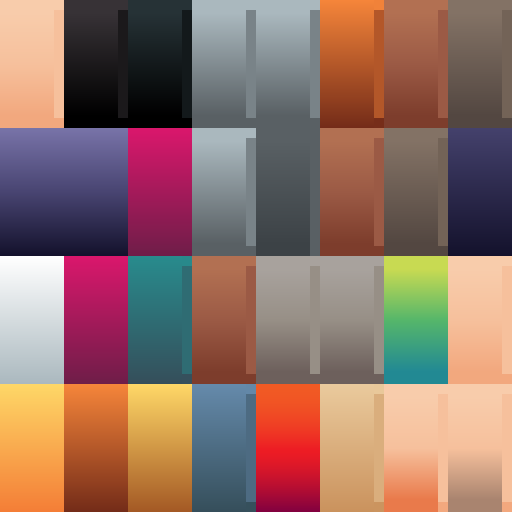
#> input picture assets-src/characters/kaykit-adventurers/accessories/mage_texture.png, 1024 x 1024 px, found by its file name (shown at 1/2 size)
$ python paint-sorceress.py
#> lines starting #> are read from the running program, lines starting #| are printed output that depends on the picture
"""
Atlas de couleurs des bâtons de la Sorcière et du Druide, dérivé de l'atlas CC0 KayKit du Mage : chaque case
(nuancier 128×256 : 8 colonnes × 4 rangées d'une image 1024²) est recolorée en conservant son dégradé de luminance. Bâton de bois sombre à
orbe violet, inspiré de la Sorcière de Diablo II (référence de style seulement).
    python3 tools/prerender/paint-sorceress.py
"""
from PIL import Image

DIR = 'assets-src/characters/kaykit-adventurers/accessories/'
CW, CH = 128, 256


def hexrgb(h):
    return ((h >> 16) & 255, (h >> 8) & 255, h & 255)


def recolor(im, col, row, target, gain=1.0):
    px = im.load()
    x0, y0 = col * CW, row * CH
    lums = []
    for y in range(y0, y0 + CH):
        for x in range(x0, x0 + CW):
            r, g, b, a = px[x, y]
            lums.append(0.2126 * r + 0.7152 * g + 0.0722 * b)
    mean = max(1.0, sum(lums) / len(lums))
    tr, tg, tb = target if isinstance(target, tuple) else hexrgb(target)
    i = 0
    for y in range(y0, y0 + CH):
        for x in range(x0, x0 + CW):
            k = (lums[i] / mean) ** gain
            i += 1
            a = px[x, y][3]
            px[x, y] = (min(255, int(tr * k)), min(255, int(tg * k)), min(255, int(tb * k)), a)


def copy_cell(im, src, dst):
    c = im.crop((src[0] * CW, src[1] * CH, src[0] * CW + CW, src[1] * CH + CH))
    im.paste(c, (dst[0] * CW, dst[1] * CH))


# bâton (atlas Mage) : bois sombre torsadé, griffes de bois, orbe et gemmes violets
staff = Image.open(DIR + 'mage_texture.png').convert('RGBA')
#> staff is the input picture: PIL image 1024x1024 RGBA; mean R, G, B, A 145, 111.4, 101.2, 255
recolor(staff, 5, 1, 0x5a3a24)  # bois
#> after the loop in recolor, `for y in range(y0, y0 + CH):`: lums = 32768 items
#> in recolor, `mean = max(1.0, sum(lums) / len(lums))`: mean = 100.4
#> after the loop in recolor, `for y in range(y0, y0 + CH):`: i = 32768
recolor(staff, 3, 1, 0x4a3020)  # griffes (métal gris → bois sombre)
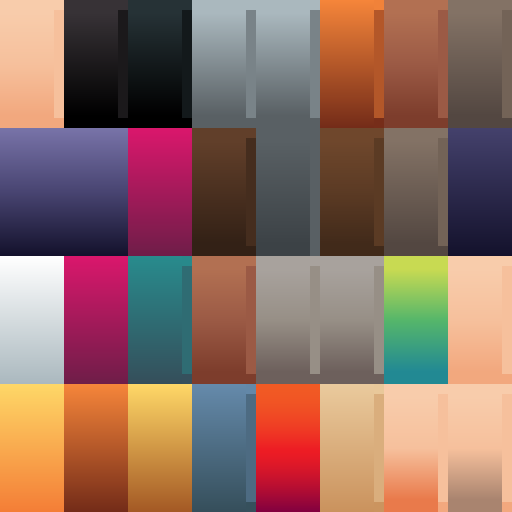
#> staff: PIL image 1024x1024 RGBA (shown at 1/2 size); mean R, G, B, A 141.3, 107.6, 96.7, 255
recolor(staff, 6, 2, 0xa048e8, 0.6)  # orbe
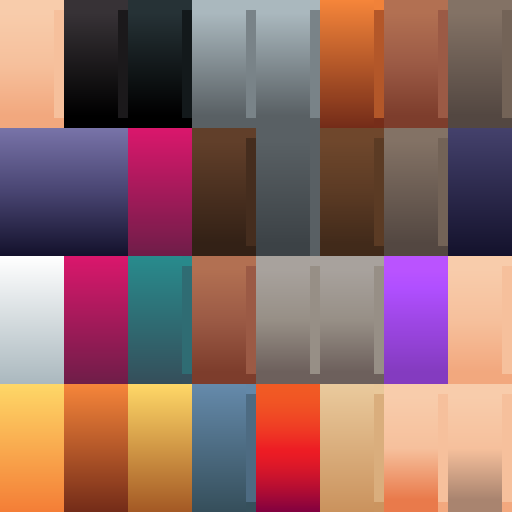
#> staff: PIL image 1024x1024 RGBA (shown at 1/2 size); mean R, G, B, A 143, 104.2, 100.4, 255
recolor(staff, 2, 2, 0x8a3ad0, 0.6)  # gemmes
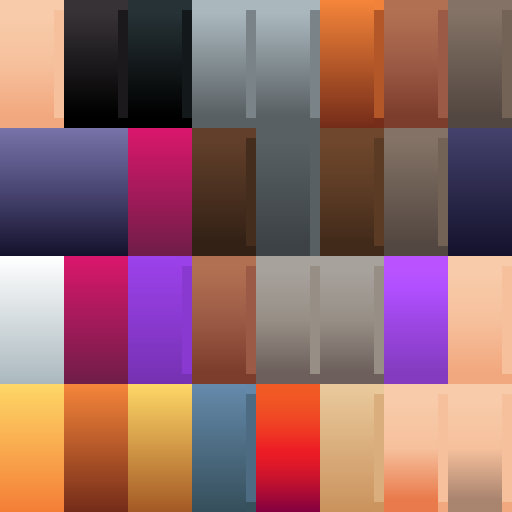
#> staff: PIL image 1024x1024 RGBA (shown at 1/2 size); mean R, G, B, A 145.8, 102.6, 103.2, 255
staff.save(DIR + 'sorceress_staff_texture.png')
print('atlas écrit :', DIR + 'sorceress_staff_texture.png')

# bâton du Druide (même modèle) : bois clair noueux, griffes de bois, orbe et gemmes vert mousse
staff = Image.open(DIR + 'mage_texture.png').convert('RGBA')
recolor(staff, 5, 1, 0x7a5a34)  # bois
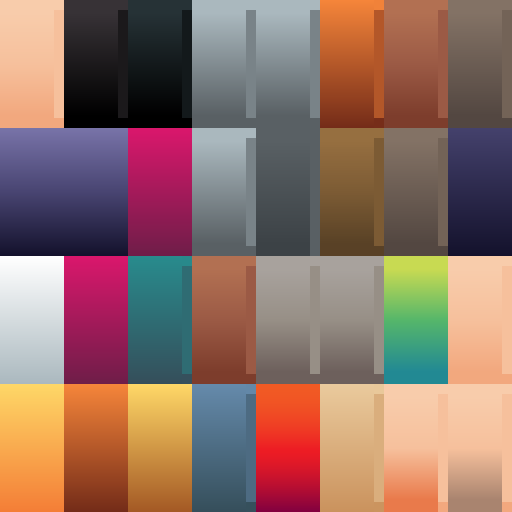
#> staff: PIL image 1024x1024 RGBA (shown at 1/2 size); mean R, G, B, A 144, 111.4, 100.7, 255
recolor(staff, 3, 1, 0x5a4026)  # griffes
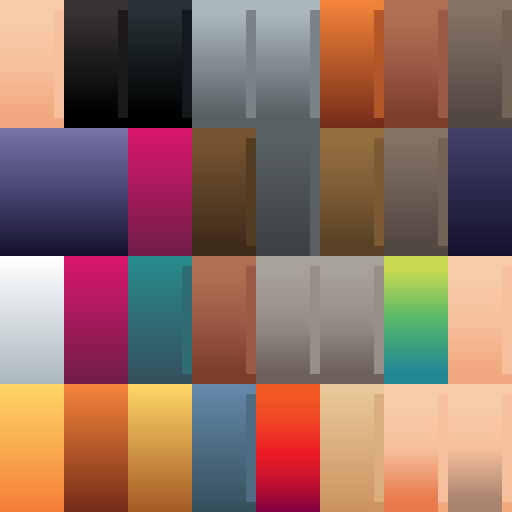
#> staff: PIL image 1024x1024 RGBA (shown at 1/2 size); mean R, G, B, A 142.8, 109.1, 97.4, 255
recolor(staff, 6, 2, 0x5ad060, 0.6)  # orbe
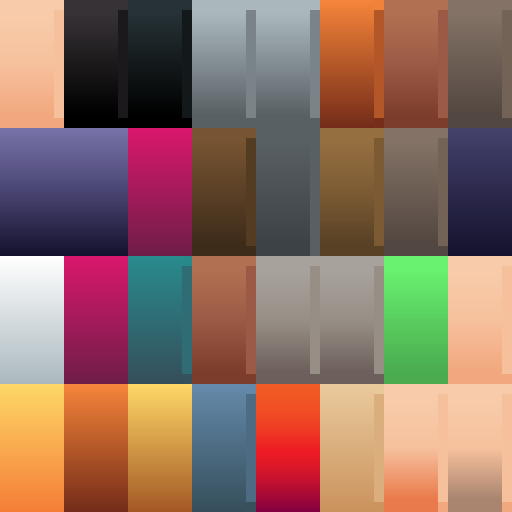
#> staff: PIL image 1024x1024 RGBA (shown at 1/2 size); mean R, G, B, A 142.3, 109.9, 96.9, 255
recolor(staff, 2, 2, 0x3a9a48, 0.6)  # gemmes
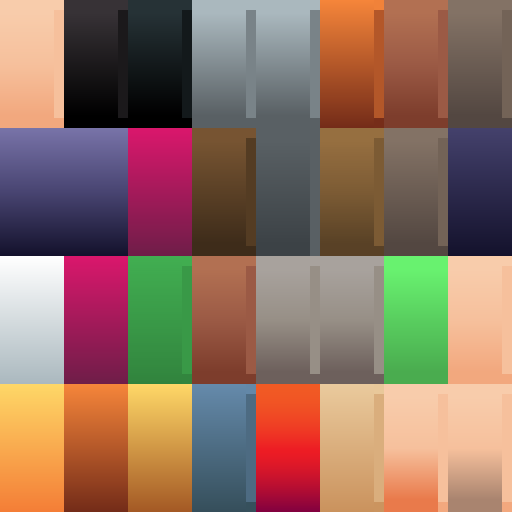
#> staff: PIL image 1024x1024 RGBA (shown at 1/2 size); mean R, G, B, A 142.6, 111.3, 95.5, 255
staff.save(DIR + 'druid_staff_texture.png')
print('atlas écrit :', DIR + 'druid_staff_texture.png')

$ run again, with assets-src/characters/kaykit-adventurers/accessories/barbarian_texture.png copied over assets-src/characters/kaykit-adventurers/accessories/mage_texture.png
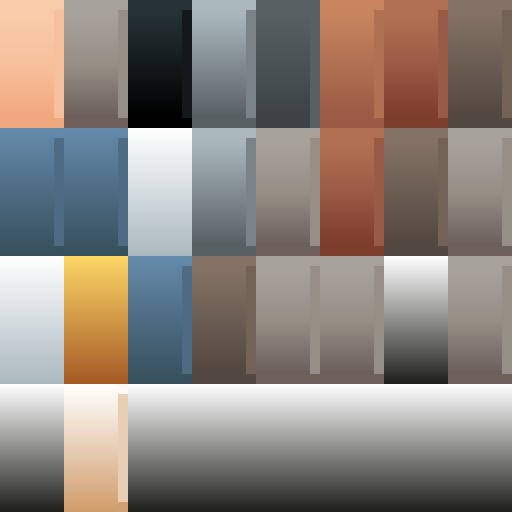
#> input picture assets-src/characters/kaykit-adventurers/accessories/barbarian_texture.png, 1024 x 1024 px, found by its file name (shown at 1/2 size)
#> staff is the input picture: PIL image 1024x1024 RGBA; mean R, G, B, A 140.8, 131.7, 125.3, 255
#> after the loop in recolor, `for y in range(y0, y0 + CH):`: lums = 32768 items
#> mean = 100.4
#> after the loop in recolor, `for y in range(y0, y0 + CH):`: i = 32768
#> `recolor(staff, 6, 2, 0x5ad060, 0.6)`:
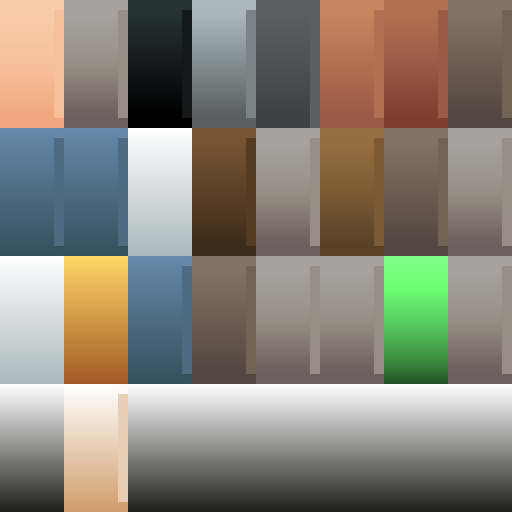
#> staff: PIL image 1024x1024 RGBA (shown at 1/2 size); mean R, G, B, A 136.9, 131.1, 120, 255
#> `recolor(staff, 2, 2, 0x3a9a48, 0.6)`:
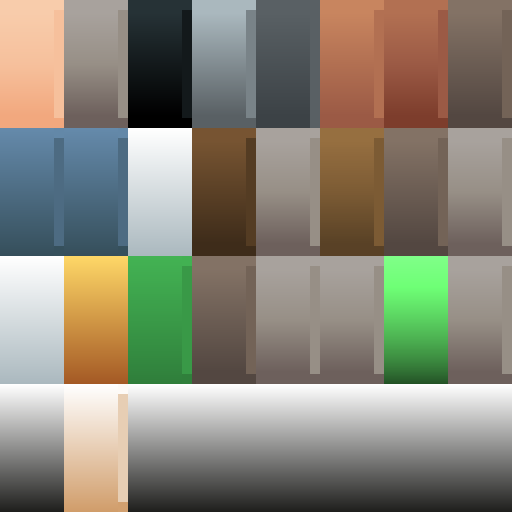
#> staff: PIL image 1024x1024 RGBA (shown at 1/2 size); mean R, G, B, A 136.3, 132.5, 118.1, 255

$ run again, with assets-src/characters/kaykit-adventurers/accessories/rogue_texture.png copied over assets-src/characters/kaykit-adventurers/accessories/mage_texture.png
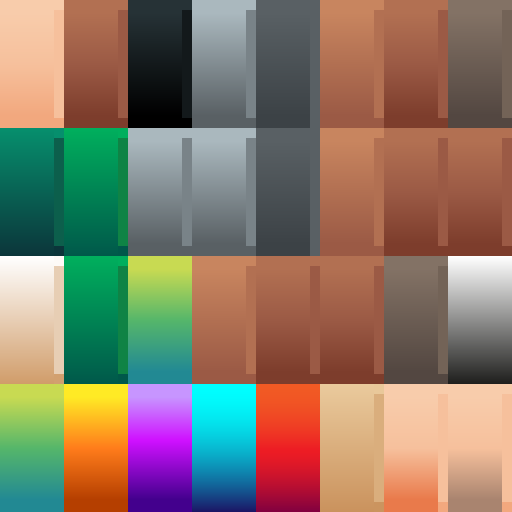
#> input picture assets-src/characters/kaykit-adventurers/accessories/rogue_texture.png, 1024 x 1024 px, found by its file name (shown at 1/2 size)
#> staff is the input picture: PIL image 1024x1024 RGBA; mean R, G, B, A 136.6, 120.1, 102.4, 255
#> after the loop in recolor, `for y in range(y0, y0 + CH):`: lums = 32768 items
#> mean = 123.5
#> after the loop in recolor, `for y in range(y0, y0 + CH):`: i = 32768
#> `recolor(staff, 6, 2, 0x5ad060, 0.6)`:
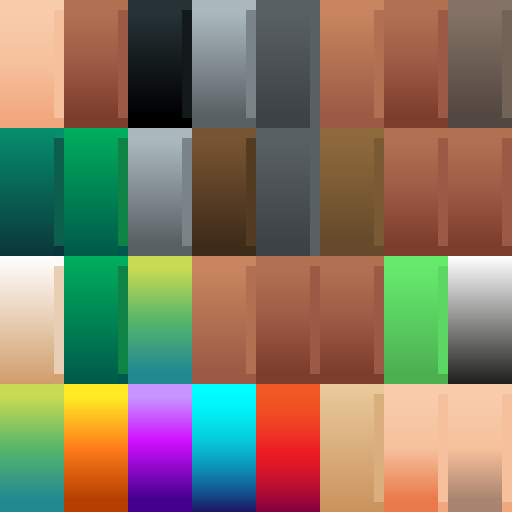
#> staff: PIL image 1024x1024 RGBA (shown at 1/2 size); mean R, G, B, A 133.1, 120.6, 98.4, 255
#> `recolor(staff, 2, 2, 0x3a9a48, 0.6)`:
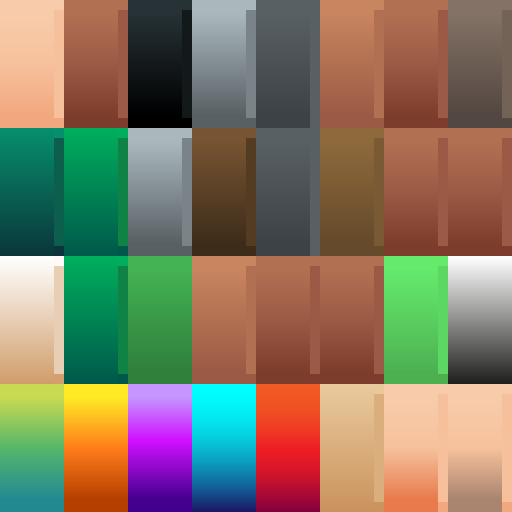
#> staff: PIL image 1024x1024 RGBA (shown at 1/2 size); mean R, G, B, A 131.6, 119.8, 97.2, 255
